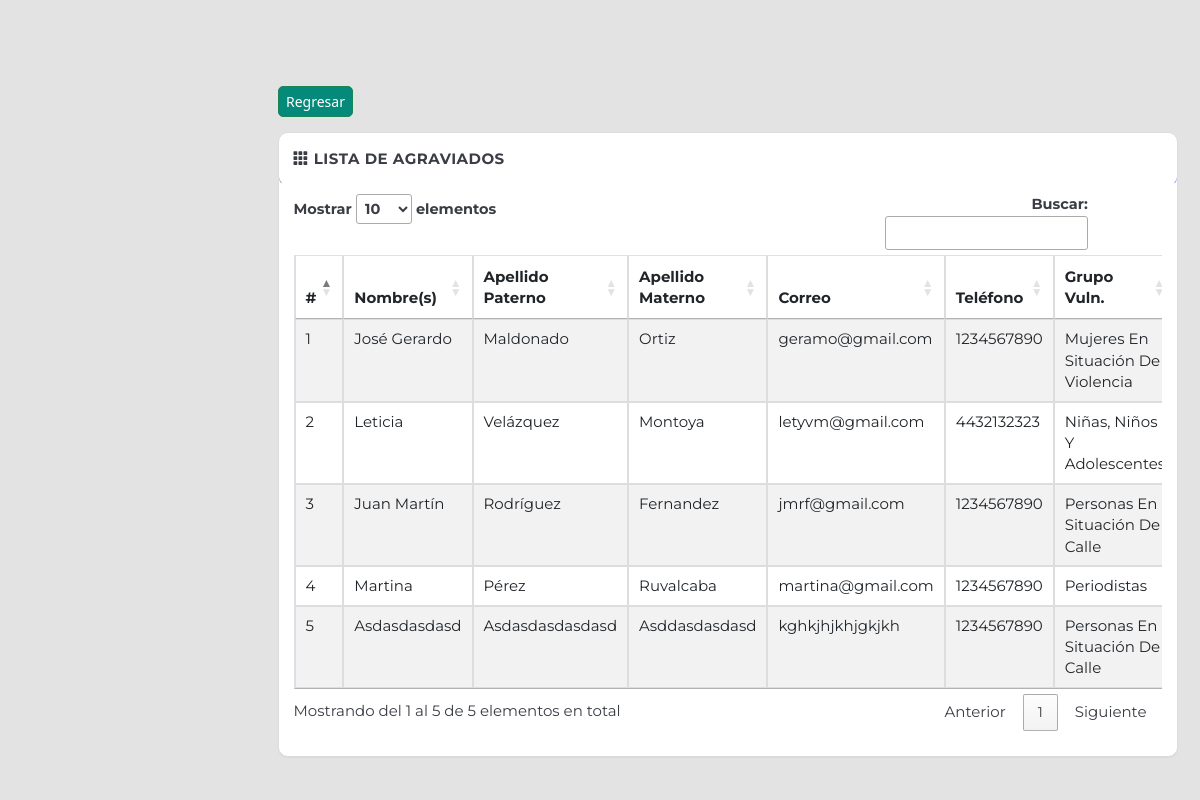
Page /administrador/agraviados.php on the committed database.
### tables this page shows
CREATE TABLE `cat_agraviados` (
  `id_cat_agrav` int(11) NOT NULL,
  `nombre` varchar(150) NOT NULL,
  `paterno` varchar(150) NOT NULL,
  `materno` varchar(150) NOT NULL,
  `id_cat_gen` int(11) NOT NULL,
  `edad` int(11) NOT NULL,
  `id_cat_nacionalidad` int(11) NOT NULL,
  `id_cat_mun` int(11) NOT NULL,
  `id_cat_escolaridad` int(11) NOT NULL,
  `id_cat_ocup` int(11) NOT NULL,
  `leer_escribir` varchar(50) NOT NULL,
  `id_cat_grupo_vuln` int(11) NOT NULL,
  `id_cat_disc` int(11) DEFAULT NULL,
  `ppl` bit(1) NOT NULL,
  `id_cat_ppl` int(11) DEFAULT NULL,
  `id_cat_comun` int(11) NOT NULL,
  `telefono` varchar(10) NOT NULL,
  `email` varchar(150) NOT NULL
);

CREATE TABLE `cat_grupos_vuln` (
  `id_cat_grupo_vuln` int(11) NOT NULL,
  `descripcion` varchar(250) DEFAULT NULL,
  `estatus` tinyint(2) NOT NULL
);

### administrador/includes/sql.php (called while the page is built, shortened)
<?php
require_once('load.php');
function find_all_agraviados()
{
  $sql = "SELECT q.id_cat_agrav,q.nombre,q.paterno,q.materno,cg.descripcion as genero,q.edad,cn.descripcion as nacionalidad,cm.descripcion as municipio,
  ce.descripcion as escolaridad,co.descripcion as ocupacion,q.leer_escribir,cgv.descripcion as grupo_vuln,cd.descripcion as discapacidad,cc.descripcion as comunidad,q.telefono,q.email,q.ppl
  FROM cat_agraviados q
  INNER JOIN cat_genero cg ON cg.id_cat_gen = q.id_cat_gen
  INNER JOIN cat_nacionalidades cn ON cn.id_cat_nacionalidad = q.id_cat_nacionalidad
  INNER JOIN cat_municipios cm ON cm.id_cat_mun = q.id_cat_mun
  INNER JOIN cat_escolaridad ce ON ce.id_cat_escolaridad = q.id_cat_escolaridad
  INNER JOIN cat_ocupaciones co ON co.id_cat_ocup = q.id_cat_ocup
  INNER JOIN cat_grupos_vuln cgv ON cgv.id_cat_grupo_vuln = q.id_cat_grupo_vuln
  INNER JOIN cat_discapacidades cd ON cd.id_cat_disc = q.id_cat_disc
  INNER JOIN cat_comunidades cc ON cc.id_cat_comun = q.id_cat_comun  ORDER BY q.nombre ASC";
  $result = find_by_sql($sql);
  return $result;
}
function find_by_sql($sql)
{
  global $db;
  $result = $db->query($sql);
  $result_set = $db->while_loop($result);
  return $result_set;
}

### administrador/includes/database.php (called while the page is built, shortened)
<?php
class MySqli_DB {
    private $con;
    public $query_id;
public function db_connect()
{
  $this->con = mysqli_connect(DB_HOST,DB_USER,DB_PASS);
  if(!$this->con)
         {
           die("Falló la conexión con la base de datos: ". mysqli_connect_error());
         } else {
           $select_db = $this->con->select_db(DB_NAME);
         }
}
public function query($sql)
   {
      if (trim($sql != "")) {
          $this->query_id = $this->con->query($sql);
      }
       return $this->query_id;
   }
public function fetch_array($statement)
{
  return mysqli_fetch_array($statement);
}
public function while_loop($loop){
   $results = array();
   while ($result = $this->fetch_array($loop)) {
      $results[] = $result;
   }
 return $results;
}
}
$db = new MySqli_DB();
?>

### administrador/includes/functions.php (called while the page is built, shortened)
<?php
function remove_junk($str)
{
  $str = nl2br($str);
  $str = htmlspecialchars(strip_tags($str, ENT_QUOTES));
  return $str;
}

### administrador/agraviados.php (the view, shortened to what this page needs)
<?php
$all_detalles = find_all_agraviados();
?>
<?php include_once('layouts/header.php'); ?>
<div class="row">
    <div class="col-md-12">
    </div>
</div>
<a href="solicitudes_quejas.php" class="btn btn-md btn-success" data-toggle="tooltip" title="Regresar">
    Regresar
</a><br><br>
<div class="row">
    <div class="col-md-12">
        <div class="panel panel-default">
            <div class="panel-heading clearfix">
                <strong>
                    <span class="glyphicon glyphicon-th"></span>
                    <span>Lista de Agraviados</span>
                </strong>
            </div>
            <div class="panel-body">
                <table class="datatable table table-bordered table-striped">
                    <thead class="thead-purple">
                        <tr style="height: 10px;">
                            <th style="width: 1%;">#</th>
                            <th style="width: 7%;">Nombre(s)</th>
                            <th style="width: 7%;">Apellido Paterno</th>
                            <th style="width: 7%;">Apellido Materno</th>
                            <th style="width: 10%;">Correo</th>
                            <th style="width: 1%;">Teléfono</th>
                            <th style="width: 15%;">Grupo Vuln.</th>
                        </tr>
                    </thead>
                    <tbody>
                        <?php foreach ($all_detalles as $a_detalle): ?>
                            <tr>
                                <td>
                                    <?php echo remove_junk(ucwords($a_detalle['id_cat_agrav'])) ?>
                                </td>
                                <td>
                                    <?php echo remove_junk(ucwords($a_detalle['nombre'])) ?>
                                </td>
                                <td>
                                    <?php echo remove_junk(ucwords($a_detalle['paterno'])) ?>
                                </td>
                                <td>
                                    <?php echo remove_junk(ucwords($a_detalle['materno'])) ?>
                                </td>
                                <td>
                                    <?php echo remove_junk($a_detalle['email']) ?>
                                </td>
                                <td>
                                    <?php echo remove_junk(ucwords($a_detalle['telefono'])) ?>
                                </td>
                                <td>
                                    <?php echo remove_junk(ucwords($a_detalle['grupo_vuln'])) ?>
                                </td>
                            </tr>
                        <?php endforeach; ?>
                    </tbody>
                </table>
            </div>
        </div>
    </div>
</div>
<?php include_once('layouts/footer.php'); ?>

### administrador/libs/css/main.css (style rules this page uses)
body { font-family: 'Montserrat', sans-serif; font-weight: 400; overflow-x: hidden; overflow-y: auto; background-color: #eeeeee; height: 100%; width: 100%; }
a { color: rgb(180, 180, 180); text-decoration: none; font-size: 14px; }
.panel { background: #ffffff; color: #3a3d44; border-radius: 10px 10px 10px 10px; }
.panel-default > .panel-heading { background-color: #ffffff; border-bottom: 2.5px solid #7263f0; font-size: 15px; text-transform: uppercase; letter-spacing: 0.5px; padding: 15px; font-family: 'Montserrat', sans-serif; color: #3a3d44; border-radius: 10px 10px 10px 10px; }
.panel-body { font-size: 14px; background-color: #ffffff; border-radius: 10px 10px 10px 10px; margin-top: -8px; }
a.btn.btn-success { font-size: 14px; }
div.panel-body { font-family: 'Montserrat', sans-serif; font-size: 15px; }
a.btn { border-radius: 5px; -webkit-transition: all 300ms ease-in-out; -moz-transition: all 300ms ease-in-out; transition: all 300ms ease-in-out; font-size: 12px; }
a.btn.btn-success { background-color: #04897a; }
.table-striped tbody tr:nth-of-type(odd) { background-color: #f2f2ff; }
.thead-purple { background-color: #7263f0; color: white; }

### rows in the picture
cat_agraviados: id_cat_agrav "5", nombre "Asdasdasdasd", paterno "Asdasdasdasdasd", materno "Asddasdasdasd", email "kghkjhjkhjgkjkh", telefono "1234567890", id_cat_grupo_vuln.descripcion "Personas En Situación De Calle"
cat_agraviados: id_cat_agrav "1", nombre "José Gerardo", paterno "Maldonado", materno "Ortiz", email "geramo@gmail.com", telefono "1234567890", id_cat_grupo_vuln.descripcion "Mujeres En Situación De Violencia"
cat_agraviados: id_cat_agrav "3", nombre "Juan Martín", paterno "Rodríguez", materno "Fernandez", email "jmrf@gmail.com", telefono "1234567890", id_cat_grupo_vuln.descripcion "Personas En Situación De Calle"
cat_agraviados: id_cat_agrav "2", nombre "Leticia", paterno "Velázquez", materno "Montoya", email "letyvm@gmail.com", telefono "4432132323", id_cat_grupo_vuln.descripcion "Niñas, Niños Y…"
cat_agraviados: id_cat_agrav "4", nombre "Martina", paterno "Pérez", materno "Ruvalcaba", email "martina@gmail.com", telefono "1234567890", id_cat_grupo_vuln.descripcion "Periodistas"
